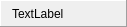
<?xml version="1.0" encoding="UTF-8"?>
<ui version="4.0">
 <class>MyFrame</class>
 <widget class="QFrame" name="MyFrame">
  <property name="windowModality">
   <enum>Qt::NonModal</enum>
  </property>
  <property name="geometry">
   <rect>
    <x>0</x>
    <y>0</y>
    <width>127</width>
    <height>27</height>
   </rect>
  </property>
  <property name="toolTip">
   <string/>
  </property>
  <property name="frameShape">
   <enum>QFrame::Panel</enum>
  </property>
  <property name="frameShadow">
   <enum>QFrame::Raised</enum>
  </property>
  <property name="lineWidth">
   <number>1</number>
  </property>
  <layout class="QHBoxLayout" name="horizontalLayout" stretch="0,1">
   <property name="topMargin">
    <number>4</number>
   </property>
   <property name="bottomMargin">
    <number>4</number>
   </property>
   <item>
    <widget class="QLabel" name="label">
     <property name="text">
      <string>TextLabel</string>
     </property>
    </widget>
   </item>
   <item>
    <widget class="QLabel" name="icon">
     <property name="enabled">
      <bool>true</bool>
     </property>
     <property name="text">
      <string/>
     </property>
     <property name="pixmap">
      <pixmap resource="drawer.qrc">:/Drawer/Resources/Icons/pqPlus16.png</pixmap>
     </property>
     <property name="alignment">
      <set>Qt::AlignRight|Qt::AlignTrailing|Qt::AlignVCenter</set>
     </property>
    </widget>
   </item>
  </layout>
 </widget>
 <layoutdefault spacing="6" margin="11"/>
 <resources>
  <include location="drawer.qrc"/>
 </resources>
 <connections/>
</ui>
